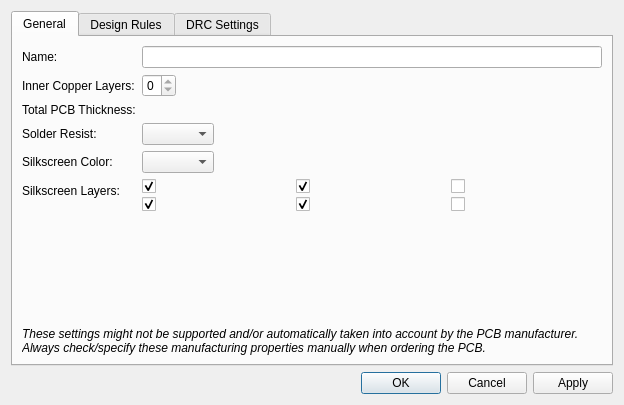
<?xml version="1.0" encoding="UTF-8"?>
<ui version="4.0">
 <class>librepcb::editor::BoardSetupDialog</class>
 <widget class="QDialog" name="librepcb::editor::BoardSetupDialog">
  <property name="geometry">
   <rect>
    <x>0</x>
    <y>0</y>
    <width>624</width>
    <height>405</height>
   </rect>
  </property>
  <property name="windowTitle">
   <string>Board Setup</string>
  </property>
  <layout class="QVBoxLayout" name="verticalLayout">
   <item>
    <widget class="QTabWidget" name="tabWidget">
     <property name="currentIndex">
      <number>0</number>
     </property>
     <widget class="QWidget" name="tabGeneral">
      <attribute name="title">
       <string>General</string>
      </attribute>
      <layout class="QFormLayout" name="formLayout">
       <item row="0" column="0">
        <widget class="QLabel" name="label">
         <property name="text">
          <string>Name:</string>
         </property>
        </widget>
       </item>
       <item row="0" column="1">
        <widget class="QLineEdit" name="edtBoardName">
         <property name="maxLength">
          <number>255</number>
         </property>
        </widget>
       </item>
       <item row="1" column="0">
        <widget class="QLabel" name="lblInnerLayers">
         <property name="text">
          <string>Inner Copper Layers:</string>
         </property>
        </widget>
       </item>
       <item row="1" column="1">
        <widget class="QSpinBox" name="spbxInnerCopperLayerCount">
         <property name="sizePolicy">
          <sizepolicy hsizetype="Fixed" vsizetype="Fixed">
           <horstretch>0</horstretch>
           <verstretch>0</verstretch>
          </sizepolicy>
         </property>
         <property name="maximum">
          <number>0</number>
         </property>
        </widget>
       </item>
       <item row="2" column="0">
        <widget class="QLabel" name="lblPcbThickness">
         <property name="text">
          <string>Total PCB Thickness:</string>
         </property>
        </widget>
       </item>
       <item row="2" column="1">
        <widget class="librepcb::editor::PositiveLengthEdit" name="edtPcbThickness" native="true">
         <property name="sizePolicy">
          <sizepolicy hsizetype="Fixed" vsizetype="Preferred">
           <horstretch>0</horstretch>
           <verstretch>0</verstretch>
          </sizepolicy>
         </property>
         <property name="minimumSize">
          <size>
           <width>100</width>
           <height>0</height>
          </size>
         </property>
        </widget>
       </item>
       <item row="3" column="0">
        <widget class="QLabel" name="lblSolderResist">
         <property name="text">
          <string>Solder Resist:</string>
         </property>
        </widget>
       </item>
       <item row="4" column="0">
        <widget class="QLabel" name="lblSilkscreenColor">
         <property name="text">
          <string>Silkscreen Color:</string>
         </property>
        </widget>
       </item>
       <item row="3" column="1">
        <widget class="QComboBox" name="cbxSolderResist">
         <property name="sizePolicy">
          <sizepolicy hsizetype="Fixed" vsizetype="Fixed">
           <horstretch>0</horstretch>
           <verstretch>0</verstretch>
          </sizepolicy>
         </property>
        </widget>
       </item>
       <item row="4" column="1">
        <widget class="QComboBox" name="cbxSilkscreenColor">
         <property name="sizePolicy">
          <sizepolicy hsizetype="Fixed" vsizetype="Fixed">
           <horstretch>0</horstretch>
           <verstretch>0</verstretch>
          </sizepolicy>
         </property>
        </widget>
       </item>
       <item row="5" column="1">
        <layout class="QVBoxLayout" name="verticalLayout_3">
         <property name="spacing">
          <number>3</number>
         </property>
         <item>
          <layout class="QHBoxLayout" name="horizontalLayout_6">
           <item>
            <widget class="QCheckBox" name="cbxSilkTopLegend">
             <property name="text">
              <string notr="true"/>
             </property>
             <property name="checked">
              <bool>true</bool>
             </property>
            </widget>
           </item>
           <item>
            <widget class="QCheckBox" name="cbxSilkTopNames">
             <property name="text">
              <string notr="true"/>
             </property>
             <property name="checked">
              <bool>true</bool>
             </property>
            </widget>
           </item>
           <item>
            <widget class="QCheckBox" name="cbxSilkTopValues">
             <property name="text">
              <string notr="true"/>
             </property>
            </widget>
           </item>
          </layout>
         </item>
         <item>
          <layout class="QHBoxLayout" name="horizontalLayout_7">
           <item>
            <widget class="QCheckBox" name="cbxSilkBotLegend">
             <property name="text">
              <string notr="true"/>
             </property>
             <property name="checked">
              <bool>true</bool>
             </property>
            </widget>
           </item>
           <item>
            <widget class="QCheckBox" name="cbxSilkBotNames">
             <property name="text">
              <string notr="true"/>
             </property>
             <property name="checked">
              <bool>true</bool>
             </property>
            </widget>
           </item>
           <item>
            <widget class="QCheckBox" name="cbxSilkBotValues">
             <property name="text">
              <string notr="true"/>
             </property>
            </widget>
           </item>
          </layout>
         </item>
        </layout>
       </item>
       <item row="5" column="0">
        <widget class="QLabel" name="label_31">
         <property name="text">
          <string>Silkscreen Layers:</string>
         </property>
        </widget>
       </item>
       <item row="8" column="0" colspan="2">
        <widget class="QLabel" name="lblNoteAboutSettingsHandover">
         <property name="sizePolicy">
          <sizepolicy hsizetype="Preferred" vsizetype="MinimumExpanding">
           <horstretch>0</horstretch>
           <verstretch>0</verstretch>
          </sizepolicy>
         </property>
         <property name="font">
          <font>
           <italic>true</italic>
          </font>
         </property>
         <property name="text">
          <string>These settings might not be supported and/or automatically taken into account by the PCB manufacturer. Always check/specify these manufacturing properties manually when ordering the PCB.</string>
         </property>
         <property name="alignment">
          <set>Qt::AlignBottom|Qt::AlignLeading|Qt::AlignLeft</set>
         </property>
         <property name="wordWrap">
          <bool>true</bool>
         </property>
        </widget>
       </item>
      </layout>
     </widget>
     <widget class="QWidget" name="tabDesignRules">
      <attribute name="title">
       <string>Design Rules</string>
      </attribute>
      <layout class="QGridLayout" name="gridLayout">
       <item row="0" column="2">
        <widget class="QLabel" name="label_5">
         <property name="text">
          <string>Ratio (% of Diameter)</string>
         </property>
         <property name="alignment">
          <set>Qt::AlignCenter</set>
         </property>
        </widget>
       </item>
       <item row="3" column="2">
        <widget class="librepcb::editor::UnsignedRatioEdit" name="edtRulesSolderPasteClrRatio" native="true"/>
       </item>
       <item row="2" column="3">
        <widget class="librepcb::editor::UnsignedLengthEdit" name="edtRulesStopMaskClrMax" native="true"/>
       </item>
       <item row="7" column="0">
        <widget class="QLabel" name="label_10">
         <property name="text">
          <string>Vias Annular Ring:</string>
         </property>
        </widget>
       </item>
       <item row="5" column="0">
        <widget class="QLabel" name="label_13">
         <property name="text">
          <string>Inner Layer Pads:</string>
         </property>
        </widget>
       </item>
       <item row="9" column="0" colspan="4">
        <widget class="QLabel" name="label_3">
         <property name="sizePolicy">
          <sizepolicy hsizetype="Preferred" vsizetype="Expanding">
           <horstretch>0</horstretch>
           <verstretch>0</verstretch>
          </sizepolicy>
         </property>
         <property name="font">
          <font>
           <italic>true</italic>
          </font>
         </property>
         <property name="text">
          <string>Note: These settings define the shape of board objects which are automatically generated (e.g. stop masks, where not manually overridden). They are not related to the design rule check (DRC) at all. In contrast to these settings, DRC parameters do not have any impact on the board.</string>
         </property>
         <property name="alignment">
          <set>Qt::AlignBottom|Qt::AlignLeading|Qt::AlignLeft</set>
         </property>
         <property name="wordWrap">
          <bool>true</bool>
         </property>
        </widget>
       </item>
       <item row="3" column="0">
        <widget class="QLabel" name="label_11">
         <property name="text">
          <string>Solder Paste Clearance:</string>
         </property>
        </widget>
       </item>
       <item row="7" column="3">
        <widget class="librepcb::editor::UnsignedLengthEdit" name="edtRulesViaAnnularRingMax" native="true"/>
       </item>
       <item row="4" column="1" colspan="3">
        <layout class="QHBoxLayout" name="horizontalLayout_2">
         <item>
          <widget class="QRadioButton" name="rbtnRulesCmpSidePadFullShape">
           <property name="text">
            <string>Full Shape</string>
           </property>
           <property name="checked">
            <bool>true</bool>
           </property>
           <attribute name="buttonGroup">
            <string notr="true">btnGroupRulesCmpSidePadShape</string>
           </attribute>
          </widget>
         </item>
         <item>
          <widget class="QRadioButton" name="rbtnRulesCmpSidePadAutoAnnular">
           <property name="text">
            <string>Automatic Annular Ring</string>
           </property>
           <attribute name="buttonGroup">
            <string notr="true">btnGroupRulesCmpSidePadShape</string>
           </attribute>
          </widget>
         </item>
         <item>
          <widget class="QLabel" name="lblRulesCmpSidePadWarning">
           <property name="minimumSize">
            <size>
             <width>20</width>
             <height>20</height>
            </size>
           </property>
           <property name="maximumSize">
            <size>
             <width>20</width>
             <height>20</height>
            </size>
           </property>
           <property name="toolTip">
            <string>&lt;b&gt;Use with caution!&lt;/b&gt; If automatic annular rings are enabled for component-side pads, make sure all pads have set the 'component side' property to the correct value. With a wrong configuration, soldering may not be possible due to too small pad area.</string>
           </property>
           <property name="text">
            <string notr="true"/>
           </property>
           <property name="pixmap">
            <pixmap>:/img/status/dialog_warning.png</pixmap>
           </property>
           <property name="scaledContents">
            <bool>true</bool>
           </property>
           <property name="alignment">
            <set>Qt::AlignCenter</set>
           </property>
           <property name="openExternalLinks">
            <bool>true</bool>
           </property>
          </widget>
         </item>
         <item>
          <spacer name="horizontalSpacer">
           <property name="orientation">
            <enum>Qt::Horizontal</enum>
           </property>
           <property name="sizeHint" stdset="0">
            <size>
             <width>40</width>
             <height>20</height>
            </size>
           </property>
          </spacer>
         </item>
        </layout>
       </item>
       <item row="6" column="2">
        <widget class="librepcb::editor::UnsignedRatioEdit" name="edtRulesPadAnnularRingRatio" native="true"/>
       </item>
       <item row="2" column="1">
        <widget class="librepcb::editor::UnsignedLengthEdit" name="edtRulesStopMaskClrMin" native="true"/>
       </item>
       <item row="5" column="1" colspan="3">
        <layout class="QHBoxLayout" name="horizontalLayout_3" stretch="0,1">
         <item>
          <widget class="QRadioButton" name="rbtnRulesInnerPadFullShape">
           <property name="text">
            <string>Full Shape</string>
           </property>
           <attribute name="buttonGroup">
            <string notr="true">btnGroupRulesInnerPadShape</string>
           </attribute>
          </widget>
         </item>
         <item>
          <widget class="QRadioButton" name="rbtnRulesInnerPadAutoAnnular">
           <property name="text">
            <string>Automatic Annular Ring</string>
           </property>
           <property name="checked">
            <bool>true</bool>
           </property>
           <attribute name="buttonGroup">
            <string notr="true">btnGroupRulesInnerPadShape</string>
           </attribute>
          </widget>
         </item>
        </layout>
       </item>
       <item row="6" column="0">
        <widget class="QLabel" name="label_7">
         <property name="text">
          <string>Autom. Pads Annular Ring:</string>
         </property>
        </widget>
       </item>
       <item row="2" column="0">
        <widget class="QLabel" name="label_4">
         <property name="text">
          <string>Stop Mask Clearance:</string>
         </property>
        </widget>
       </item>
       <item row="0" column="3">
        <widget class="QLabel" name="label_9">
         <property name="text">
          <string>Maximum</string>
         </property>
         <property name="alignment">
          <set>Qt::AlignCenter</set>
         </property>
        </widget>
       </item>
       <item row="7" column="2">
        <widget class="librepcb::editor::UnsignedRatioEdit" name="edtRulesViaAnnularRingRatio" native="true"/>
       </item>
       <item row="4" column="0">
        <widget class="QLabel" name="label_12">
         <property name="text">
          <string>Component Side Pads:</string>
         </property>
        </widget>
       </item>
       <item row="3" column="3">
        <widget class="librepcb::editor::UnsignedLengthEdit" name="edtRulesSolderPasteClrMax" native="true"/>
       </item>
       <item row="6" column="3">
        <widget class="librepcb::editor::UnsignedLengthEdit" name="edtRulesPadAnnularRingMax" native="true"/>
       </item>
       <item row="3" column="1">
        <widget class="librepcb::editor::UnsignedLengthEdit" name="edtRulesSolderPasteClrMin" native="true"/>
       </item>
       <item row="2" column="2">
        <widget class="librepcb::editor::UnsignedRatioEdit" name="edtRulesStopMaskClrRatio" native="true"/>
       </item>
       <item row="7" column="1">
        <widget class="librepcb::editor::UnsignedLengthEdit" name="edtRulesViaAnnularRingMin" native="true"/>
       </item>
       <item row="0" column="1">
        <widget class="QLabel" name="label_8">
         <property name="text">
          <string>Minimum</string>
         </property>
         <property name="alignment">
          <set>Qt::AlignCenter</set>
         </property>
        </widget>
       </item>
       <item row="6" column="1">
        <widget class="librepcb::editor::UnsignedLengthEdit" name="edtRulesPadAnnularRingMin" native="true"/>
       </item>
       <item row="8" column="0">
        <widget class="QLabel" name="label_6">
         <property name="toolTip">
          <string>Vias with a drill diameter up to this diameter will be covered with solder resist (if not manually overridden). For larger vias, a stop mask opening is added.</string>
         </property>
         <property name="text">
          <string>Tented Vias Diameter:</string>
         </property>
        </widget>
       </item>
       <item row="8" column="3">
        <widget class="librepcb::editor::UnsignedLengthEdit" name="edtRulesStopMaskMaxViaDia" native="true"/>
       </item>
      </layout>
     </widget>
     <widget class="QWidget" name="tabDrcSettings">
      <attribute name="title">
       <string>DRC Settings</string>
      </attribute>
      <layout class="QVBoxLayout" name="verticalLayout_2">
       <property name="spacing">
        <number>0</number>
       </property>
       <property name="sizeConstraint">
        <enum>QLayout::SetMinimumSize</enum>
       </property>
       <property name="leftMargin">
        <number>0</number>
       </property>
       <property name="topMargin">
        <number>0</number>
       </property>
       <property name="rightMargin">
        <number>0</number>
       </property>
       <property name="bottomMargin">
        <number>0</number>
       </property>
       <item>
        <widget class="QScrollArea" name="scrollArea">
         <property name="sizePolicy">
          <sizepolicy hsizetype="MinimumExpanding" vsizetype="Expanding">
           <horstretch>0</horstretch>
           <verstretch>0</verstretch>
          </sizepolicy>
         </property>
         <property name="styleSheet">
          <string notr="true">QAbstractScrollArea #scrollAreaWidgetContents {
    background-color: transparent;
}
QAbstractScrollArea {
    background-color: transparent;
}</string>
         </property>
         <property name="frameShape">
          <enum>QFrame::NoFrame</enum>
         </property>
         <property name="horizontalScrollBarPolicy">
          <enum>Qt::ScrollBarAlwaysOff</enum>
         </property>
         <property name="widgetResizable">
          <bool>true</bool>
         </property>
         <property name="alignment">
          <set>Qt::AlignLeading|Qt::AlignLeft|Qt::AlignTop</set>
         </property>
         <widget class="QWidget" name="scrollAreaWidgetContents">
          <property name="geometry">
           <rect>
            <x>0</x>
            <y>0</y>
            <width>602</width>
            <height>325</height>
           </rect>
          </property>
          <property name="sizePolicy">
           <sizepolicy hsizetype="MinimumExpanding" vsizetype="Preferred">
            <horstretch>0</horstretch>
            <verstretch>0</verstretch>
           </sizepolicy>
          </property>
          <layout class="QGridLayout" name="gridLayout_2" columnstretch="0,1,0,1">
           <property name="sizeConstraint">
            <enum>QLayout::SetMinimumSize</enum>
           </property>
           <item row="6" column="1">
            <widget class="librepcb::editor::UnsignedLengthEdit" name="edtDrcMinCopperWidth" native="true"/>
           </item>
           <item row="8" column="0">
            <widget class="QLabel" name="label_18">
             <property name="text">
              <string>NPTH Drill Diameter:</string>
             </property>
            </widget>
           </item>
           <item row="1" column="2">
            <widget class="QLabel" name="label_23">
             <property name="text">
              <string>Copper ↔ Board Edge:</string>
             </property>
            </widget>
           </item>
           <item row="9" column="1">
            <widget class="librepcb::editor::UnsignedLengthEdit" name="edtDrcMinPthDrillDiameter" native="true"/>
           </item>
           <item row="2" column="1">
            <widget class="librepcb::editor::UnsignedLengthEdit" name="edtDrcClearanceCopperNpth" native="true"/>
           </item>
           <item row="9" column="2">
            <widget class="QLabel" name="label_15">
             <property name="text">
              <string>PTH Slot Width:</string>
             </property>
            </widget>
           </item>
           <item row="14" column="0">
            <widget class="QLabel" name="label_2">
             <property name="text">
              <string>Via Types:</string>
             </property>
            </widget>
           </item>
           <item row="6" column="0">
            <widget class="QLabel" name="label_20">
             <property name="text">
              <string>Copper Width:</string>
             </property>
            </widget>
           </item>
           <item row="3" column="3">
            <widget class="librepcb::editor::UnsignedLengthEdit" name="edtDrcClearanceDrillBoard" native="true"/>
           </item>
           <item row="8" column="3">
            <widget class="librepcb::editor::UnsignedLengthEdit" name="edtDrcMinNpthSlotWidth" native="true"/>
           </item>
           <item row="11" column="1">
            <widget class="librepcb::editor::UnsignedLengthEdit" name="edtDrcMinOutlineToolDiameter" native="true"/>
           </item>
           <item row="3" column="1">
            <widget class="librepcb::editor::UnsignedLengthEdit" name="edtDrcClearanceDrillDrill" native="true"/>
           </item>
           <item row="4" column="0" colspan="4">
            <layout class="QHBoxLayout" name="horizontalLayout_4">
             <item>
              <widget class="QLabel" name="label_25">
               <property name="sizePolicy">
                <sizepolicy hsizetype="Fixed" vsizetype="Fixed">
                 <horstretch>0</horstretch>
                 <verstretch>0</verstretch>
                </sizepolicy>
               </property>
               <property name="font">
                <font>
                 <weight>75</weight>
                 <bold>true</bold>
                </font>
               </property>
               <property name="text">
                <string>Minimum Sizes</string>
               </property>
              </widget>
             </item>
             <item>
              <widget class="Line" name="line_2">
               <property name="sizePolicy">
                <sizepolicy hsizetype="Minimum" vsizetype="Preferred">
                 <horstretch>0</horstretch>
                 <verstretch>0</verstretch>
                </sizepolicy>
               </property>
               <property name="orientation">
                <enum>Qt::Horizontal</enum>
               </property>
              </widget>
             </item>
            </layout>
           </item>
           <item row="15" column="2">
            <widget class="QLabel" name="label_17">
             <property name="text">
              <string>PTH Slots:</string>
             </property>
            </widget>
           </item>
           <item row="1" column="3">
            <widget class="librepcb::editor::UnsignedLengthEdit" name="edtDrcClearanceCopperBoard" native="true"/>
           </item>
           <item row="12" column="0" colspan="4">
            <layout class="QHBoxLayout" name="horizontalLayout_5">
             <item>
              <widget class="QLabel" name="label_29">
               <property name="sizePolicy">
                <sizepolicy hsizetype="Fixed" vsizetype="Fixed">
                 <horstretch>0</horstretch>
                 <verstretch>0</verstretch>
                </sizepolicy>
               </property>
               <property name="font">
                <font>
                 <weight>75</weight>
                 <bold>true</bold>
                </font>
               </property>
               <property name="text">
                <string>Allowed Features</string>
               </property>
              </widget>
             </item>
             <item>
              <widget class="Line" name="line">
               <property name="sizePolicy">
                <sizepolicy hsizetype="Minimum" vsizetype="Preferred">
                 <horstretch>0</horstretch>
                 <verstretch>0</verstretch>
                </sizepolicy>
               </property>
               <property name="orientation">
                <enum>Qt::Horizontal</enum>
               </property>
              </widget>
             </item>
            </layout>
           </item>
           <item row="1" column="0">
            <widget class="QLabel" name="label_19">
             <property name="text">
              <string>Copper ↔ Copper:</string>
             </property>
            </widget>
           </item>
           <item row="15" column="0">
            <widget class="QLabel" name="label_21">
             <property name="text">
              <string>NPTH Slots:</string>
             </property>
            </widget>
           </item>
           <item row="1" column="1">
            <widget class="librepcb::editor::UnsignedLengthEdit" name="edtDrcClearanceCopperCopper" native="true"/>
           </item>
           <item row="8" column="2">
            <widget class="QLabel" name="label_16">
             <property name="text">
              <string>NPTH Slot Width:</string>
             </property>
            </widget>
           </item>
           <item row="14" column="1">
            <widget class="QCheckBox" name="cbxBlindViasAllowed">
             <property name="toolTip">
              <string>Allow vias whith either start or end on an inner copper layer.</string>
             </property>
             <property name="text">
              <string>Blind Vias</string>
             </property>
            </widget>
           </item>
           <item row="6" column="3">
            <widget class="librepcb::editor::UnsignedLengthEdit" name="edtDrcMinPthAnnularRing" native="true"/>
           </item>
           <item row="6" column="2">
            <widget class="QLabel" name="label_22">
             <property name="text">
              <string>PTH Annular Ring:</string>
             </property>
            </widget>
           </item>
           <item row="14" column="2">
            <widget class="QCheckBox" name="cbxBuriedViasAllowed">
             <property name="toolTip">
              <string>Allow vias which start and end on inner copper layers.</string>
             </property>
             <property name="text">
              <string>Buried Vias</string>
             </property>
            </widget>
           </item>
           <item row="10" column="1">
            <widget class="librepcb::editor::UnsignedLengthEdit" name="edtDrcMinSilkscreenWidth" native="true"/>
           </item>
           <item row="9" column="3">
            <widget class="librepcb::editor::UnsignedLengthEdit" name="edtDrcMinPthSlotWidth" native="true"/>
           </item>
           <item row="2" column="3">
            <widget class="librepcb::editor::UnsignedLengthEdit" name="edtDrcClearanceSilkscreenStopmask" native="true"/>
           </item>
           <item row="11" column="0">
            <widget class="QLabel" name="label_30">
             <property name="toolTip">
              <string>Minimum board outline milling tool diameter. Restricts the radius of inner board edges.</string>
             </property>
             <property name="text">
              <string>Outline Tool Diameter:</string>
             </property>
            </widget>
           </item>
           <item row="15" column="1">
            <widget class="QComboBox" name="cbxDrcAllowedNpthSlots">
             <property name="insertPolicy">
              <enum>QComboBox::NoInsert</enum>
             </property>
            </widget>
           </item>
           <item row="0" column="0" colspan="4">
            <layout class="QHBoxLayout" name="horizontalLayout">
             <item>
              <widget class="QLabel" name="label_28">
               <property name="sizePolicy">
                <sizepolicy hsizetype="Fixed" vsizetype="Fixed">
                 <horstretch>0</horstretch>
                 <verstretch>0</verstretch>
                </sizepolicy>
               </property>
               <property name="font">
                <font>
                 <weight>75</weight>
                 <bold>true</bold>
                </font>
               </property>
               <property name="text">
                <string>Clearances</string>
               </property>
              </widget>
             </item>
             <item>
              <widget class="Line" name="line_4">
               <property name="sizePolicy">
                <sizepolicy hsizetype="Minimum" vsizetype="Preferred">
                 <horstretch>0</horstretch>
                 <verstretch>0</verstretch>
                </sizepolicy>
               </property>
               <property name="orientation">
                <enum>Qt::Horizontal</enum>
               </property>
              </widget>
             </item>
            </layout>
           </item>
           <item row="2" column="2">
            <widget class="QLabel" name="label_32">
             <property name="text">
              <string>Silkscreen ↔ Stopmask:</string>
             </property>
            </widget>
           </item>
           <item row="3" column="2">
            <widget class="QLabel" name="label_27">
             <property name="text">
              <string>Drill ↔ Board Edge:</string>
             </property>
            </widget>
           </item>
           <item row="3" column="0">
            <widget class="QLabel" name="label_26">
             <property name="text">
              <string>Drill ↔ Drill:</string>
             </property>
            </widget>
           </item>
           <item row="10" column="0">
            <widget class="QLabel" name="label_33">
             <property name="text">
              <string>Silkscreen Width:</string>
             </property>
            </widget>
           </item>
           <item row="8" column="1">
            <widget class="librepcb::editor::UnsignedLengthEdit" name="edtDrcMinNpthDrillDiameter" native="true"/>
           </item>
           <item row="2" column="0">
            <widget class="QLabel" name="label_14">
             <property name="text">
              <string>Copper ↔ Holes:</string>
             </property>
            </widget>
           </item>
           <item row="9" column="0">
            <widget class="QLabel" name="label_24">
             <property name="text">
              <string>PTH Drill Diameter:</string>
             </property>
            </widget>
           </item>
           <item row="15" column="3">
            <widget class="QComboBox" name="cbxDrcAllowedPthSlots">
             <property name="insertPolicy">
              <enum>QComboBox::NoInsert</enum>
             </property>
            </widget>
           </item>
           <item row="17" column="0">
            <spacer name="verticalSpacer">
             <property name="orientation">
              <enum>Qt::Vertical</enum>
             </property>
             <property name="sizeHint" stdset="0">
              <size>
               <width>20</width>
               <height>40</height>
              </size>
             </property>
            </spacer>
           </item>
           <item row="10" column="3">
            <widget class="librepcb::editor::UnsignedLengthEdit" name="edtDrcMinSilkscreenTextHeight" native="true"/>
           </item>
           <item row="10" column="2">
            <widget class="QLabel" name="label_34">
             <property name="text">
              <string>SIlkscreen Text Height:</string>
             </property>
            </widget>
           </item>
          </layout>
         </widget>
        </widget>
       </item>
      </layout>
     </widget>
    </widget>
   </item>
   <item>
    <widget class="QDialogButtonBox" name="buttonBox">
     <property name="standardButtons">
      <set>QDialogButtonBox::Apply|QDialogButtonBox::Cancel|QDialogButtonBox::Ok</set>
     </property>
    </widget>
   </item>
  </layout>
 </widget>
 <customwidgets>
  <customwidget>
   <class>librepcb::editor::UnsignedLengthEdit</class>
   <extends>QWidget</extends>
   <header location="global">librepcb/editor/widgets/unsignedlengthedit.h</header>
   <container>1</container>
  </customwidget>
  <customwidget>
   <class>librepcb::editor::UnsignedRatioEdit</class>
   <extends>QWidget</extends>
   <header location="global">librepcb/editor/widgets/unsignedratioedit.h</header>
   <container>1</container>
  </customwidget>
  <customwidget>
   <class>librepcb::editor::PositiveLengthEdit</class>
   <extends>QWidget</extends>
   <header location="global">librepcb/editor/widgets/positivelengthedit.h</header>
   <container>1</container>
  </customwidget>
 </customwidgets>
 <tabstops>
  <tabstop>tabWidget</tabstop>
  <tabstop>edtBoardName</tabstop>
  <tabstop>spbxInnerCopperLayerCount</tabstop>
  <tabstop>edtPcbThickness</tabstop>
  <tabstop>cbxSolderResist</tabstop>
  <tabstop>cbxSilkscreenColor</tabstop>
  <tabstop>cbxSilkTopLegend</tabstop>
  <tabstop>cbxSilkTopNames</tabstop>
  <tabstop>cbxSilkTopValues</tabstop>
  <tabstop>cbxSilkBotLegend</tabstop>
  <tabstop>cbxSilkBotNames</tabstop>
  <tabstop>cbxSilkBotValues</tabstop>
  <tabstop>edtRulesStopMaskClrMin</tabstop>
  <tabstop>edtRulesStopMaskClrRatio</tabstop>
  <tabstop>edtRulesStopMaskClrMax</tabstop>
  <tabstop>edtRulesSolderPasteClrMin</tabstop>
  <tabstop>edtRulesSolderPasteClrRatio</tabstop>
  <tabstop>edtRulesSolderPasteClrMax</tabstop>
  <tabstop>rbtnRulesCmpSidePadFullShape</tabstop>
  <tabstop>rbtnRulesCmpSidePadAutoAnnular</tabstop>
  <tabstop>rbtnRulesInnerPadFullShape</tabstop>
  <tabstop>rbtnRulesInnerPadAutoAnnular</tabstop>
  <tabstop>edtRulesPadAnnularRingMin</tabstop>
  <tabstop>edtRulesPadAnnularRingRatio</tabstop>
  <tabstop>edtRulesPadAnnularRingMax</tabstop>
  <tabstop>edtRulesViaAnnularRingMin</tabstop>
  <tabstop>edtRulesViaAnnularRingRatio</tabstop>
  <tabstop>edtRulesViaAnnularRingMax</tabstop>
  <tabstop>buttonBox</tabstop>
 </tabstops>
 <resources/>
 <connections/>
 <buttongroups>
  <buttongroup name="btnGroupRulesInnerPadShape"/>
  <buttongroup name="btnGroupRulesCmpSidePadShape"/>
 </buttongroups>
</ui>
